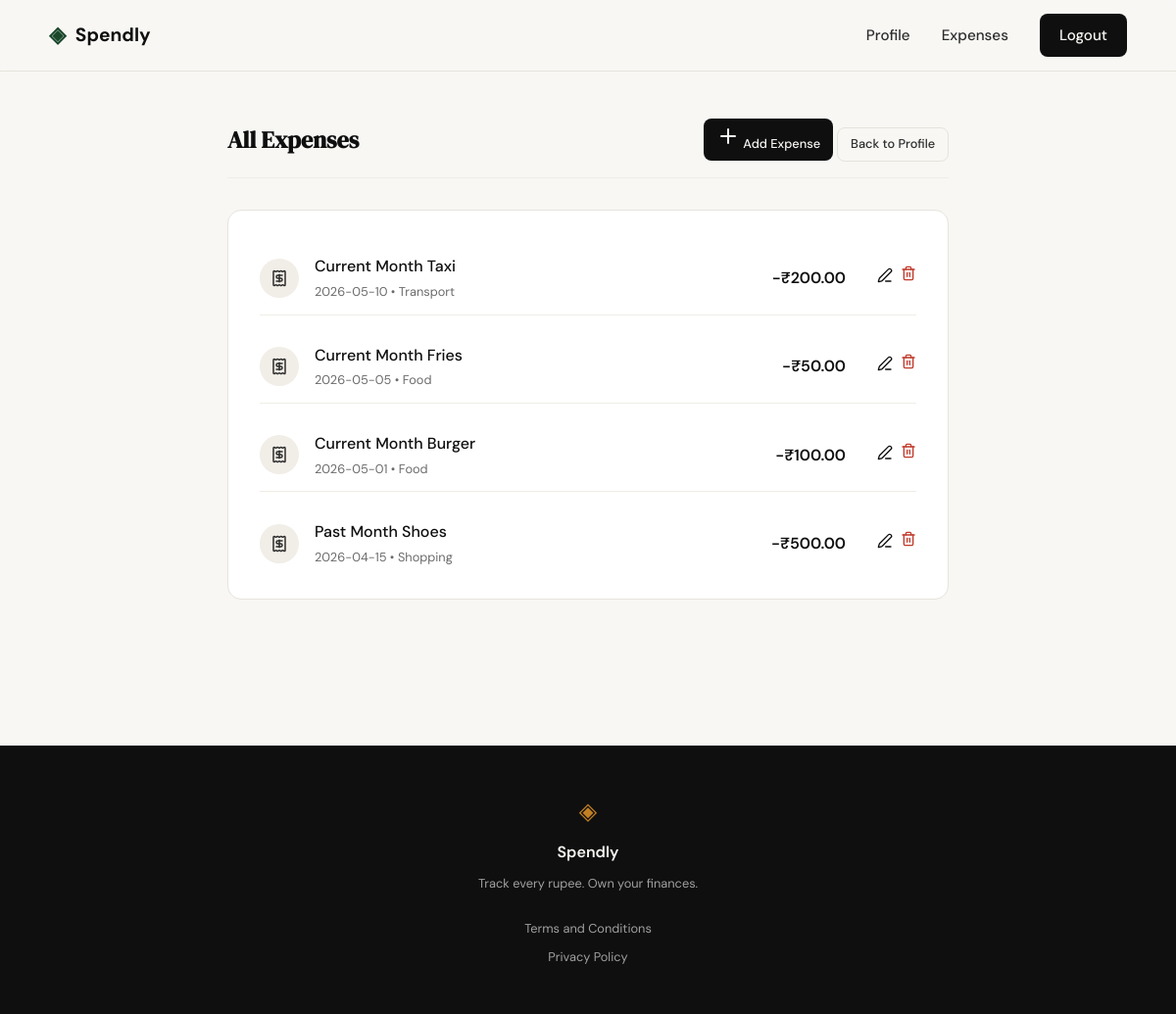
The page /expenses (signed in) on the database its author committed.
### tables this page shows
CREATE TABLE expenses (
            id INTEGER PRIMARY KEY AUTOINCREMENT,
            user_id INTEGER NOT NULL,
            amount REAL NOT NULL,
            category TEXT NOT NULL,
            date TEXT NOT NULL,
            description TEXT,
            created_at TEXT DEFAULT (datetime('now')),
            FOREIGN KEY (user_id) REFERENCES users (id)
        );

### app.py (the view)
@app.route("/expenses")
def expenses():
    if "user_id" not in session:
        return redirect(url_for('login'))
    db = get_db()
    cursor = db.cursor()
    cursor.execute("SELECT id, amount, category, date, description FROM expenses WHERE user_id = ? ORDER BY date DESC, id DESC", (session['user_id'],))
    all_expenses = cursor.fetchall()
    db.close()
    return render_template("expenses.html", expenses=all_expenses)

### database/db.py (called while the page is built)
def get_db():
    conn = sqlite3.connect(DATABASE)
    conn.row_factory = sqlite3.Row
    conn.execute("PRAGMA foreign_keys = ON")
    return conn

### templates/expenses.html (shortened to what this page needs)
{% extends "base.html" %}
{% block content %}
<div class="profile-container">
    <div class="section-header" style="margin-bottom: 2rem;">
        <h2>All Expenses</h2>
        <div class="header-actions">
            <a href="{{ url_for('add_expense_route') }}" class="btn btn-primary btn-sm">
                <i data-lucide="plus"></i>
                <span>Add Expense</span>
            </a>
            <a href="{{ url_for('profile') }}" class="btn-ghost btn-sm">Back to Profile</a>
        </div>
    </div>
    <div class="profile-section">
        {% if expenses %}
        <div class="activity-list">
            {% for expense in expenses %}
            <div class="activity-item">
                <div class="activity-icon">
                    <i data-lucide="receipt"></i>
                </div>
                <div class="activity-details">
                    <p class="activity-desc">{{ expense.description or expense.category }}</p>
                    <p class="activity-date">{{ expense.date }} &bull; {{ expense.category }}</p>
                </div>
                <div class="activity-amount negative">
                    -₹{{ "%.2f"|format(expense.amount) }}
                </div>
                <div class="activity-actions" style="margin-left: 1rem; display: flex; gap: 0.5rem;">
                    <a href="{{ url_for('edit_expense', id=expense.id) }}" class="btn-icon" title="Edit">
                        <i data-lucide="edit-3" style="width: 16px; height: 16px;"></i>
                    </a>
                    <form action="{{ url_for('delete_expense_route', id=expense.id) }}" method="POST" style="display: inline;" onsubmit="return confirm('Are you sure you want to delete this expense?');">
                        <button type="submit" class="btn-icon" title="Delete" style="background: none; border: none; cursor: pointer; color: var(--danger); padding: 0; display: flex; align-items: center; justify-content: center;">
                            <i data-lucide="trash-2" style="width: 16px; height: 16px;"></i>
                        </button>
                    </form>
                </div>
            </div>
            {% endfor %}
        </div>
        {% else %}
        <div class="empty-state">
            <i data-lucide="receipt"></i>
            <p>No expenses found. Start tracking your spending!</p>
        </div>
        {% endif %}
    </div>
</div>
{% endblock %}

### static/css/style.css (style rules this page uses)
:root { --ink: #0f0f0f; --ink-soft: #2d2d2d; --ink-muted: #6b6b6b; --ink-faint: #a0a0a0; --paper: #f8f7f4; --paper-warm: #f1ede7; --paper-card: #ffffff; --accent: #1a472a; --accent-light: #e9f0ec; --accent-2: #c17f24; --accent-2-light: #fdf3e3; --danger: #c0392b; --danger-light: #fdecea; --border: #e6e3db; --border-soft: #f0ede6; --font-display: 'DM Serif Display', Georgia, serif; --font-body: 'DM Sans', system-ui, sans-serif; --max-width: 1100px; --auth-width: 440px; --radius-sm: 8px; --radius-md: 14px; --radius-lg: 24px; }
*, *::before, *::after { box-sizing: border-box; margin: 0; padding: 0; }
html { font-size: 16px; scroll-behavior: smooth; }
body { background: var(--paper); color: var(--ink); font-family: var(--font-body); font-size: 1rem; line-height: 1.6; -webkit-font-smoothing: antialiased; }
a { color: inherit; text-decoration: none; }
.btn-primary { display: inline-block; background: var(--ink); color: var(--paper); padding: 0.65rem 1.5rem; border-radius: var(--radius-sm); font-family: var(--font-body); font-size: 0.9rem; font-weight: 500; cursor: pointer; border: none; transition: background 0.2s; text-decoration: none; }
.btn-ghost { display: inline-block; background: transparent; color: var(--ink-soft); padding: 0.65rem 1.5rem; border-radius: var(--radius-sm); font-size: 0.9rem; font-weight: 500; border: 1px solid var(--border); transition: all 0.2s; text-decoration: none; }
.profile-container { max-width: 800px; margin: 3rem auto; padding: 0 2rem; }
.profile-section { background: var(--paper-card); border: 1px solid var(--border); border-radius: var(--radius-md); padding: 2rem; margin-bottom: 2rem; }
.section-header { display: flex; justify-content: space-between; align-items: center; margin-bottom: 1.5rem; border-bottom: 1px solid var(--border-soft); padding-bottom: 1rem; }
.section-header h2 { font-family: var(--font-display); font-size: 1.5rem; color: var(--ink); }
.activity-list { display: flex; flex-direction: column; gap: 1rem; }
.activity-item { display: flex; align-items: center; gap: 1rem; padding: 0.75rem 0; border-bottom: 1px solid var(--border-soft); }
.activity-item:last-child { border-bottom: none; padding-bottom: 0; }
.activity-icon { width: 40px; height: 40px; border-radius: 50%; background: var(--paper-warm); display: flex; align-items: center; justify-content: center; color: var(--ink-soft); }
.activity-icon svg { width: 18px; height: 18px; }
.activity-details { flex: 1; }
.activity-desc { font-weight: 500; color: var(--ink); margin-bottom: 0.2rem; }
.activity-date { font-size: 0.8rem; color: var(--ink-muted); }
.activity-amount { font-weight: 600; font-family: var(--font-body); font-variant-numeric: tabular-nums; }
.activity-amount.negative { color: var(--ink); }
.btn-sm { padding: 0.4rem 0.8rem; font-size: 0.8rem; }

### rows shown on the page
expenses: description "Current Month Taxi", date "2026-05-10", category "Transport", amount "200.00"
expenses: description "Current Month Fries", date "2026-05-05", category "Food", amount "50.00"
expenses: description "Current Month Burger", date "2026-05-01", category "Food", amount "100.00"
expenses: description "Past Month Shoes", date "2026-04-15", category "Shopping", amount "500.00"
